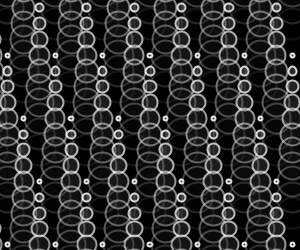
Frame 1 (no input)
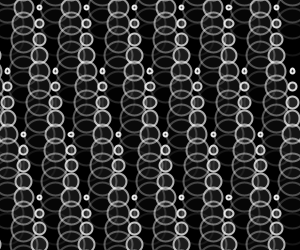
Frame 60 (the mouse pressed at the canvas centre just before this capture)
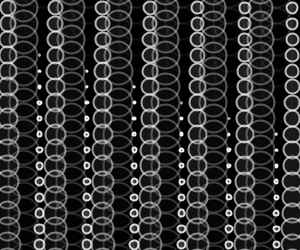
Frame 120 (the mouse held since frame 60 and released just before this capture)

The Processing sketch that drew these frames (run headless with seeded random() and noise(); from frame 60 on, the mouse is pressed at the canvas centre):

// Processing sketch: processing_151439
// ── processing_151439.pde

/*
 * Creative Coding
 * Week 2, 06 - Moving Patterns 2
 * by Indae Hwang and Jon McCormack
 * Copyright (c) 2014 Monash University
 *
 * Similar to the previous sketch, this sketch draws a grid of oscillating circles. Each circle has a "lifetime"
 * over which it grows and changes intensity and opacity. At the end of each lifetime the circle begins again.
 * Pressing the left and right arrow keys changes the lifetime of all the circles globally.
 * 
 */

// variable used to store the current frame rate value
int frame_rate_value;

void setup() {

  // make the display window the full size of the screen
  size(300, 250);

  frame_rate_value = 12;
  rectMode(CENTER);
  background(0);
}


void draw() {

  background(0);

  int num = 20;
  int margin = 0;
  float gutter = 0; //distance between each cell
  float cellsize = ( width - (2 * margin) - gutter * (num - 1) ) / (num - 1);

  int circleNumber = 0; // counter
  for (int i=0; i<num; i++) {
    for (int j=0; j<num; j++) {
      circleNumber = (i * num) + j; // different way to calculate the circle number from w2_04

      float tx = margin + cellsize * i + gutter * i;
      float ty = margin + cellsize * j + gutter * j;

      movingCircle(tx, ty, cellsize, circleNumber);
    }
  }
} //end of draw 


void movingCircle(float x, float y, float size, int offset) {

  float circlePeriod = (float)frame_rate_value;
  float circleAge = (float)((frameCount + offset) % (int)circlePeriod) / circlePeriod;

  float circleSize = size * 2.0 * sin(circleAge * HALF_PI);

  strokeWeight(2);
  stroke(255, lerp(255, 0, circleAge));
  fill(lerp(128, 0, circleAge), lerp(120, 0, circleAge));
  ellipse(x-size/2, y-size/2, circleSize, circleSize);
}


/*
 * keyReleased function
 *
 * called automatically by Processing when a keyboard key is released
 */
void mousePressed() {

  // on click -> mouseX pos to frame_rate
  frame_rate_value = (int) map(mouseX, 0, width, 2, 120);
 
  // print the current value on the screen
  println("Current frame Rate is: " + frame_rate_value);
}
